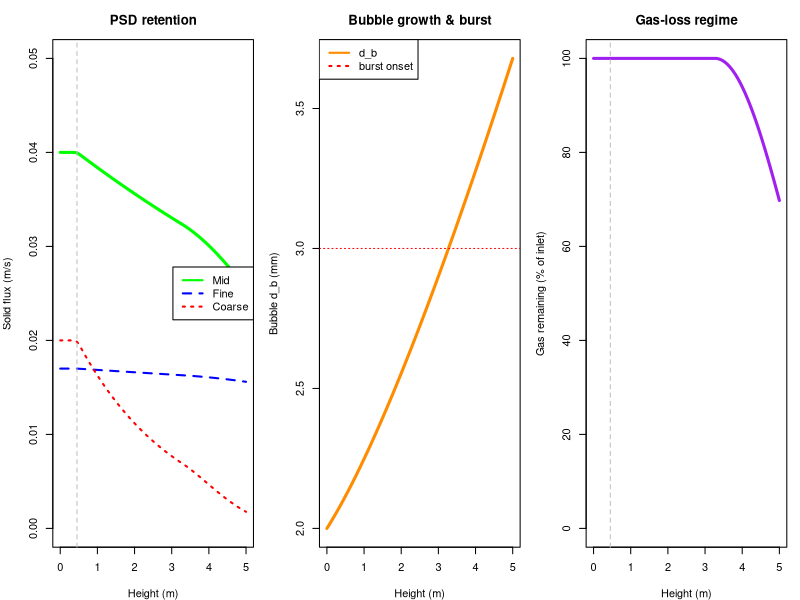

R code for this plot:
library(deSolve)

# =====================================================================
# SCRIPT 1: PREFORMED-FOAM WASH COLUMN
#   decant pool (hindered settling) + plug foam + bubble population + gas loss
# =====================================================================
# Preformed, particle-loaded foam (no sparger) enters the base. Two zones split
# at the fixed decant depth H_pool. Properties (mu, rho_foam, d_p, d_b_in,
# d_sep) are passed down from the upstream unit.
#
# NEW in this version:
#  (1) HINDERED SETTLING (Richardson-Zaki): the pool Stokes settling velocity
#      is slowed by crowding, U = U_stokes * (1 - phi)^n_RZ, phi = condensed
#      holdup (1 - eps_g). Dense pools settle much slower -> longer decant.
#  (2) BUBBLE POPULATION: mean bubble size d_b(z) evolves by COALESCENCE
#      (grows, faster in dry/unstable foam) minus BREAKAGE (shear, restores
#      toward the inlet size). This is the key operational lever.
#  (3) GAS BALANCE: no gas is generated in the column (no sparger), so the gas
#      flux J_g only DECREASES with coalescence-driven bursting. Bursting is
#      also what dumps coarse particles (collapse loss tied to the burst rate).
#      *** KNOWN ISSUE (to fix next): gas is NOT actually vented to atmosphere
#      inside THIS column -- it stays in the foam and is only released in the
#      DOWNSTREAM open-atmosphere solids-concentration stage. So J_g here
#      should be a RETAINED gas carried out the top to the next unit, not a
#      local vent sink. Bursting should still coarsen bubbles / dump coarse and
#      make the foam collapse wetter, but the gas leaves with the overflow. ***
#
# States up z: Js_fine, Js_mid, Js_crs [m/s]; C_imp [%]; eps_l [-];
#              d_b [m]; J_g [m/s]; t_res [s].
# PLACEHOLDER kinetics calibrated to: residence ~1.5-2 h, top solids 3-7%.
# =====================================================================

GRAV <- 9.81

params <- c(
  H_total = 5.0, H_pool = 0.45, U_up = 8.0e-4,

  # --- UPSTREAM-PASSED PROPERTIES ---
  mu_cont = 2.0e-3, rho_liquid = 1050, rho_foam = 575, rho_p = 2500, rho_gas = 1.8,
  d_fine = 1.5e-5, d_mid = 8.0e-5, d_crs = 3.0e-4,
  d_b_in = 2.0e-3, d_sep = 4.5e-5, n_RZ = 4.65,

  # --- FEED ---
  eps_l_in = 0.50, eps_s_in = 0.020, eps_g_in = 0.48,
  Js_fine_in = 0.017, Js_mid_in = 0.040, Js_crs_in = 0.020, C_imp_in = 100,

  # --- FILM DRAINAGE (time-based) ---
  eps_l_dry = 0.15, tau_drain = 2000, eps_g_pack = 0.74, blend_wz = 0.03,

  # --- BUBBLE POPULATION (coalescence - breakage) ---
  K_coal = 1.3e-4,        # coalescence coeff [1/s] (grows d_b)
  K_break = 1.2e-4,       # breakage coeff [1/s] (restores toward d_b_in)
  # --- GAS LOSS (bursting of over-coarsened bubbles) ---
  d_b_burst = 3.0e-3,     # bubble size above which bursting accelerates [m]
  K_burst = 1.0e-3,       # burst-rate coeff [1/s]

  # --- WASH ---
  wash_ratio = 0.5, k_drainage = 1.8e-3, channel_cv = 0.35, d_b_ref = 2.0e-3,

  # --- PARTICLE LOSS ---
  k_det_fine = 1.2e-5, k_det_mid = 6.0e-5, k_det_crs = 3.0e-4,   # detachment [1/s]
  k_burstloss_fine = 0.05, k_burstloss_mid = 0.30, k_burstloss_crs = 2.0, # burst dumps [-]

  # --- REGIME ---
  film_stability = 1.0, load_sens = 1.0, plug_crit = 1.0
)

stokes  <- function(dRho, d, mu) dRho * GRAV * d^2 / (18 * mu)
rho_agg <- function(dp, db, rp, rg) (rp*dp^3 + rg*db^3) / (dp^3 + db^3)

column_model_psd <- function(z, state, parameters) {
  with(as.list(c(state, parameters)), {

    load_rel <- (Js_fine + Js_mid + Js_crs) / (Js_fine_in + Js_mid_in + Js_crs_in)
    eps_s    <- eps_s_in * load_rel
    eps_g    <- 1 - eps_l - eps_s
    U <- U_up
    dt_res <- 1 / U
    foam_frac <- 1 / (1 + exp(-(z - H_pool) / blend_wz))

    # (2) BUBBLE POPULATION: coalescence (dry/unstable -> faster) - breakage
    coal_rate <- K_coal * (eps_g / eps_g_pack) / film_stability     # [1/s]
    dd_b <- (coal_rate * d_b - K_break * (d_b - d_b_in)) / U

    # (3) GAS LOSS: bursting when bubbles coarsen past d_b_burst (gas-only sink)
    burst_rate <- K_burst * max(0, d_b - d_b_burst) / d_b_in         # [1/s]
    dJ_g <- -burst_rate * J_g / U

    # film drainage (foam dries -> eps_l falls toward eps_l_dry)
    deps_l <- -(eps_l - eps_l_dry) / tau_drain / U

    # (1) POOL decant with HINDERED settling (Richardson-Zaki)
    phi <- 1 - eps_g                                                 # condensed holdup
    U_settle_sep <- stokes(rho_liquid - rho_foam, d_sep, mu_cont) * (1 - phi)^n_RZ
    dCimp_pool <- -(U_settle_sep / H_pool) * C_imp

    # POOL particle settling (aggregate; uses current d_b)
    settle_loss <- function(dp) {
      d_agg <- (dp^3 + d_b^3)^(1/3)
      Uset  <- stokes(rho_agg(dp, d_b, rho_p, rho_gas) - rho_liquid, d_agg, mu_cont) * (1 - phi)^n_RZ
      max(0, Uset) / H_pool
    }
    sl_fine <- settle_loss(d_fine); sl_mid <- settle_loss(d_mid); sl_crs <- settle_loss(d_crs)

    # FOAM particle loss: detachment + BURST-driven collapse (dumps coarse)
    lf_fine <- k_det_fine + k_burstloss_fine * burst_rate
    lf_mid  <- k_det_mid  + k_burstloss_mid  * burst_rate
    lf_crs  <- k_det_crs  + k_burstloss_crs  * burst_rate

    dJs_fine <- -Js_fine * ((1-foam_frac)*sl_fine + foam_frac*lf_fine) / U
    dJs_mid  <- -Js_mid  * ((1-foam_frac)*sl_mid  + foam_frac*lf_mid ) / U
    dJs_crs  <- -Js_crs  * ((1-foam_frac)*sl_crs  + foam_frac*lf_crs ) / U

    # FOAM washing (channeling scales with current bubble size)
    flow_cv         <- 4 * channel_cv * (d_b / d_b_ref)
    Wash_Efficiency <- 1 / (1 + flow_cv^2)
    dCimp_foam <- -k_drainage * Wash_Efficiency * (wash_ratio/(wash_ratio+1)) * C_imp
    dCimp <- ((1-foam_frac)*dCimp_pool + foam_frac*dCimp_foam) / U

    list(c(dJs_fine, dJs_mid, dJs_crs, dCimp, deps_l, dd_b, dJ_g, dt_res))
  })
}

# --- helpers ---------------------------------------------------------------
regime_of <- function(z, load_rel, p) {
  if (z < p[["H_pool"]]) return("pool")
  idx <- p[["film_stability"]] / (p[["load_sens"]] * load_rel)
  if (idx >= p[["plug_crit"]]) "plug" else "snowglobe"
}
solve_column <- function(p) {
  s0 <- c(Js_fine=p[["Js_fine_in"]], Js_mid=p[["Js_mid_in"]], Js_crs=p[["Js_crs_in"]],
          C_imp=p[["C_imp_in"]], eps_l=p[["eps_l_in"]], d_b=p[["d_b_in"]],
          J_g=p[["eps_g_in"]]*p[["U_up"]], t_res=0)
  z <- seq(0, p[["H_total"]], by = 0.02)
  out <- as.data.frame(ode(s0, z, column_model_psd, p)); names(out)[1] <- "z"
  lr <- (out$Js_fine+out$Js_mid+out$Js_crs)/(p[["Js_fine_in"]]+p[["Js_mid_in"]]+p[["Js_crs_in"]])
  out$eps_s <- p[["eps_s_in"]]*lr
  out$eps_g <- 1 - out$eps_l - out$eps_s
  out$solids_pct <- 100*out$eps_s/(out$eps_s+out$eps_l)
  out$regime <- vapply(seq_len(nrow(out)), function(i) regime_of(out$z[i], lr[i], p), character(1))
  out
}

# --- solve + report --------------------------------------------------------
out_psd <- solve_column(params)
t_pool <- approx(out_psd$z, out_psd$t_res, params[["H_pool"]])$y
t_tot  <- out_psd$t_res[nrow(out_psd)]
Jg_in  <- params[["eps_g_in"]]*params[["U_up"]]; Jg_out <- out_psd$J_g[nrow(out_psd)]
top <- out_psd[nrow(out_psd),]; ini <- out_psd[1,]

cat(sprintf("Bubble size d_b: inlet %.2f mm -> top %.2f mm (coalescence)\n",
            params[["d_b_in"]]*1e3, top$d_b*1e3))
cat(sprintf("GAS balance: in %.2e -> out %.2e m/s  => recovery %.0f%%, lost %.0f%%\n",
            Jg_in, Jg_out, 100*Jg_out/Jg_in, 100*(1-Jg_out/Jg_in)))
cat(sprintf("Residence: pool %.2f h + foam %.2f h = %.2f h\n",
            t_pool/3600, (t_tot-t_pool)/3600, t_tot/3600))
cat(sprintf("Solids: inlet %.1f%% -> top %.1f%% | plug %.0f%%\n",
            ini$solids_pct, top$solids_pct, 100*mean(out_psd$regime=="plug")))
cat(sprintf("Retention: fine=%.0f%% mid=%.0f%% coarse=%.0f%% | impurity %.0f->%.1f%%\n",
            100*top$Js_fine/ini$Js_fine, 100*top$Js_mid/ini$Js_mid,
            100*top$Js_crs/ini$Js_crs, ini$C_imp, top$C_imp))

# =====================================================================
# PLOTS
# =====================================================================
par(mfrow = c(1, 3), mar = c(4, 4, 3, 1))
plot(out_psd$z, out_psd$Js_mid, type="l", col="green", lwd=3, ylim=c(0,0.05),
     ylab="Solid flux (m/s)", xlab="Height (m)", main="PSD retention")
lines(out_psd$z, out_psd$Js_fine, col="blue", lwd=2, lty=2)
lines(out_psd$z, out_psd$Js_crs,  col="red",  lwd=2, lty=3)
abline(v=params[["H_pool"]], col="gray", lty=2)
legend("right", legend=c("Mid","Fine","Coarse"), col=c("green","blue","red"), lty=c(1,2,3), lwd=2)

plot(out_psd$z, out_psd$d_b*1e3, type="l", col="darkorange", lwd=3,
     ylab="Bubble d_b (mm)", xlab="Height (m)", main="Bubble growth & burst")
abline(h=params[["d_b_burst"]]*1e3, col="red", lty=3)
legend("topleft", legend=c("d_b","burst onset"), col=c("darkorange","red"), lty=c(1,3), lwd=2)

plot(out_psd$z, out_psd$J_g/Jg_in*100, type="l", col="purple", lwd=3, ylim=c(0,100),
     ylab="Gas remaining (% of inlet)", xlab="Height (m)", main="Gas-loss regime")
abline(v=params[["H_pool"]], col="gray", lty=2)
